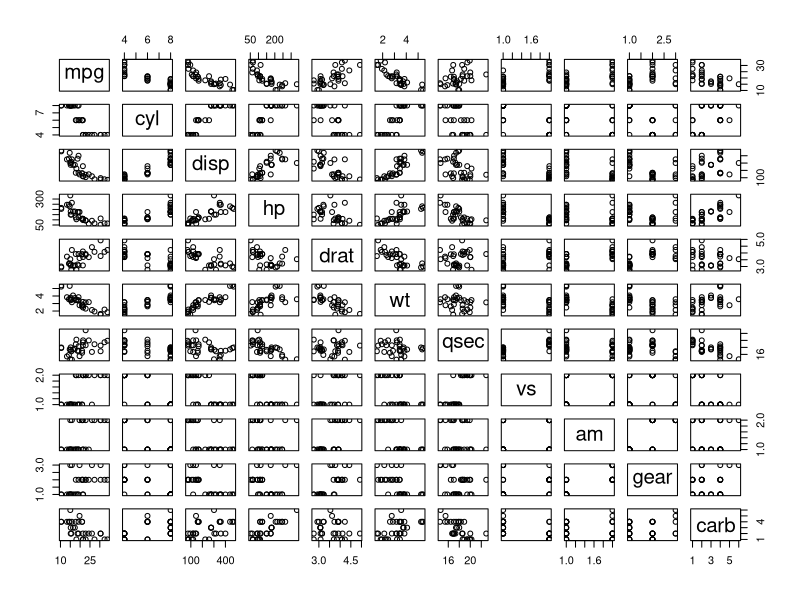
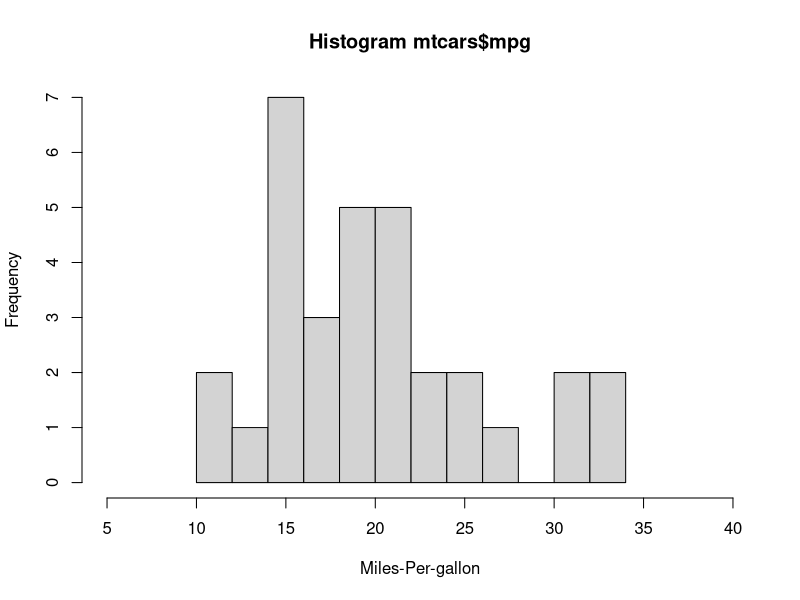
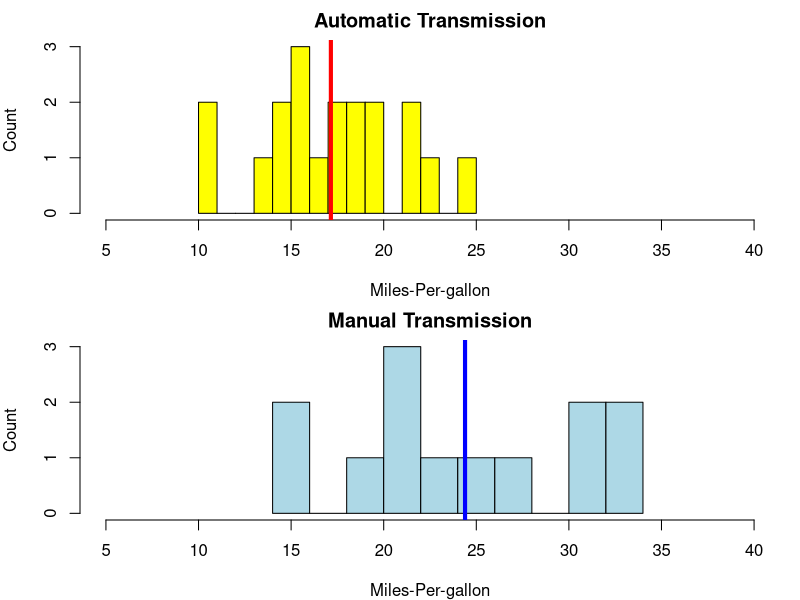
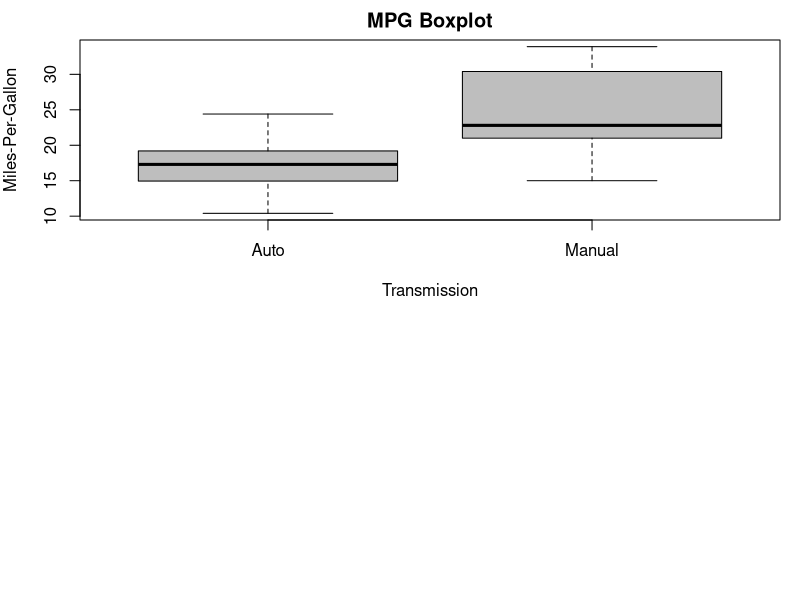

Reproduce these figures in R, in order.
## ---- chunk 1
sessionInfo()
## ---- chunk 2
rm(list=ls()); data("mtcars") 
## ---- chunk 3
any(is.na(mtcars)); colnames(mtcars)
## ---- chunk 4
data(mtcars)
mtcars$vs <- factor(mtcars$vs, labels = c("V-block", "S-block")); mtcars$am <- factor(mtcars$am, labels = c("Automatic", "Manual")); mtcars$gear <- factor(mtcars$gear); mtcars$carb <- factor(mtcars$carb); mtcarsProc <- mtcars; head(mtcarsProc)

## ---- chunk 5
fslrm <- lm(mpg ~ factor(am), data = mtcarsProc); fslrm
coef(summary(fslrm))
## ---- chunk 6
pairs(mpg ~ ., data = mtcarsProc)
## ---- chunk 7
data(mtcarsProc)
mtcarsProc$vs <- factor(mtcarsProc$vs, labels = c("V-block", "S-block")); mtcarsProc$am <- factor(mtcarsProc$am, labels = c("Auto", "Manual")); mtcarsProc$gear <- factor(mtcarsProc$gear); mtcarsProc$carb <- factor(mtcarsProc$carb);
hist(mtcarsProc$mpg, breaks=15, xlab = "Miles-Per-gallon", main = "Histogram mtcars$mpg", xlim = range(5:40))
## ---- chunk 8
data(mtcarsProc)
par(mfrow = c(2,1), mar = c(4,4,2,1)) # set margin
hist(mtcarsProc$mpg[mtcarsProc$am=="Auto"], breaks=10, xlab = "Miles-Per-gallon", ylab = "Count", main = "Automatic Transmission", col = "yellow", xlim = range(5:40));
abline(v=mean(mtcarsProc$mpg[mtcarsProc$am=="Auto"]), col="red", lwd = 4)
hist(mtcarsProc$mpg[mtcarsProc$am=="Manual"], breaks=10, xlab = "Miles-Per-gallon", ylab = "Count", main = "Manual Transmission", col="lightblue", xlim = range(5:40));
abline(v=mean(mtcarsProc$mpg[mtcarsProc$am=="Manual"]), col="blue", lwd = 4)
## ---- chunk 9
data("mtcarsProc")
boxplot(mpg ~ am, data = mtcarsProc, col = (c("grey","grey")), ylab = "Miles-Per-Gallon", xlab = "Transmission", main =  "MPG Boxplot")
## ---- chunk 10
data("mtcarsProc")
#qqPlot(fit?, main="Q-Q plot")
## ---- chunk 11
data("mtcarsProc")
f1 <- lm(mpg ~ factor(am), data = mtcarsProc)
coef(summary(f1))
library(ggplot2)

## ---- chunk 12
data("mtcarsProc")
f2 <- lm(mpg ~ factor(am) + wt, data = mtcarsProc)
coef(summary(f2))
f3 <- lm(mpg ~ factor(am) * wt, data = mtcarsProc)
coef(summary(f3))
## ---- chunk 13
#To be inserted
## ---- chunk 14
#To be inserted
## ---- chunk 15
#plot(resid(fit?))
#abline(h=0)
## ---- chunk 16
# To be inserted

